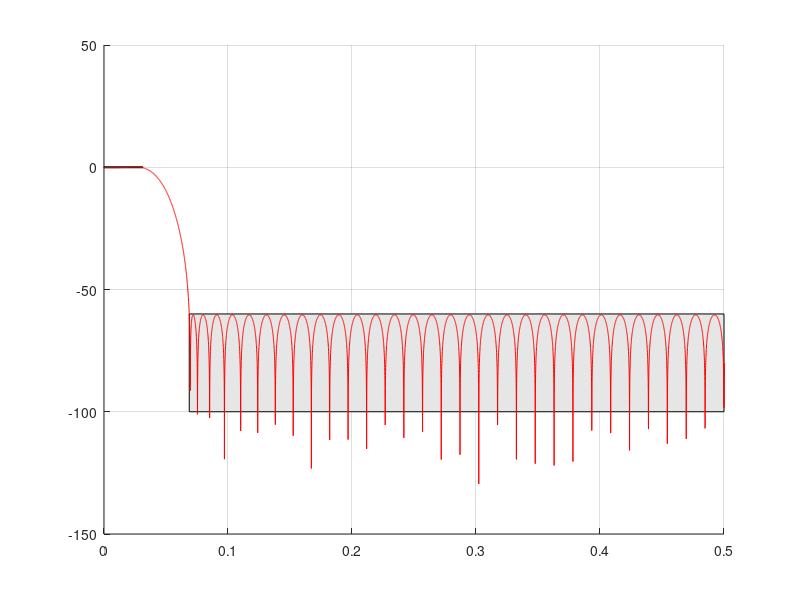

Here is the MATLAB script that generated this plot:
 
%%

%Lab Five Low pass filter to prevent alaising 
%when decimating by a factor of 10
%Group One: John Bowen, Jeremey Juybari, Nate McNutt, Annalyse Nichols
%Passband of 1000
%Stopband of 2199Hz 
% A filter is designed that allows 0.2 dB of ripple in the pass band of 
% and no more than 60 dB of rejection

%numbers
N = 16*1024;
%sampling 
Fs = 32e3;
% number of coefficients
%bigger it is the smoother it is
beta = 6; 
% Parks MacMillin equiripple
f = (0:N-1)/N;
M2 = 66;
F = [0 0.03125 0.06875 0.5] / 0.5;
A =[1 1 0 0];
d1 = 1 - 10^(-0.2/20);
d2 = 10^(-60/20);
W = [1/d1 1/d2];
hpm = firpm(M2-1, F, A, W);
Hpm = fft(hpm, N);
figure(1); clf;
%Second block spec patch for f = 0.125 to 0.5
patch([.06875 .5 .5 .06875],[-100 -100 -60 -60], .9*[1 1 1]);
%Pass band spec
patch([0.0 0.03125 0.03125 0.0],[-0.2 -0.2 0.2 0.2],.9*[1 1 1]);
grid on;
hold on;
plot(f, 20 * log10(abs(Hpm)), 'r');
xlim([0 0.5]);

for i = 1:length(hpm(:,1))-1
    fprintf("%g, %g, %g, %g, %g, \n", hpm(i,:));
    
end
fprintf("%g, %g, %g, %g, %g, \n", hpm(end,:));

